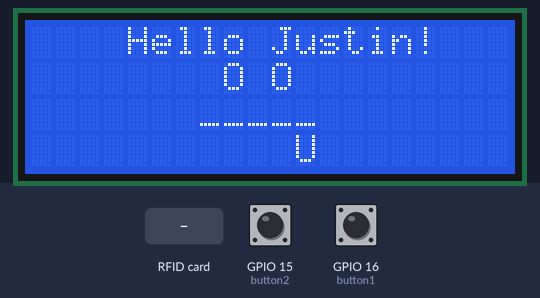
Recording of a sketch running on a simulated ESP8266 (NodeMCU). Shown: 20×4 character LCD. The inputs (shaded band) are chosen by the test bench; at power-on: GPIO 15 (button2) LOW, GPIO 16 (button1) LOW. WiFi joins after 1.5 s; servers stay silent unless stated; uploads are accepted with an empty reply; what the sketch prints to the serial monitor is not drawn.

Above: at 1.3 s.
At 9.5 s:
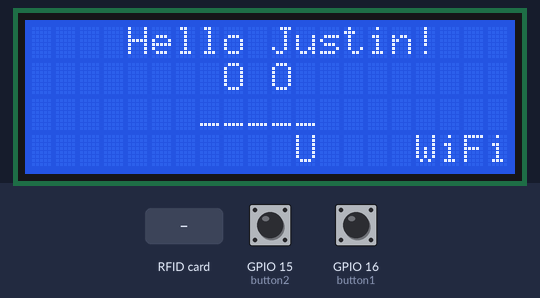
9.6 s: RFID card 5E 7A 19 C4 held to the reader
At 10.9 s:
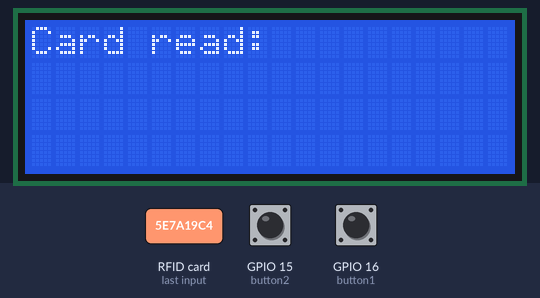
12.6 s: RFID card 5E 7A 19 C4 held to the reader
At 13.53 s:
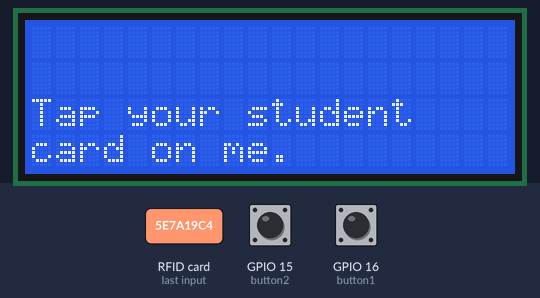
Timing chart, 0 to 15.6 s (numbered marks = the images above; inputs shaded):
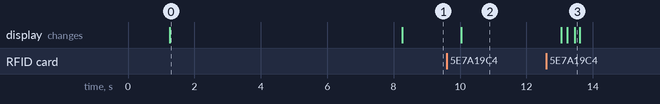

The sketch:

nodeTest.ino
```cpp
#include <ESP8266WiFi.h>
#include <ESP8266HTTPClient.h>
#include <LiquidCrystal_I2C.h>
#include <SPI.h>
#include <MFRC522.h>
// Required for LIGHT_SLEEP_T delay mode
extern "C" {
#include "user_interface.h"
}
//#include "MFRC522.h"
#define RST_PIN 4 // RST-PIN for RC522 - RFID - SPI - Modul GPIO15
#define SS_PIN  2  // SDA-PIN for RC522 - RFID - SPI - Modul GPIO2
MFRC522 rfid(SS_PIN, RST_PIN);   // Create MFRC522 instance
byte nuidPICC[4];

//Green
//LiquidCrystal_I2C lcd(0x3F, 20, 4);
//Blue
LiquidCrystal_I2C lcd(0x27, 20, 4);
//07460985636
//Create a different twitter feed and give credentials to Paul
const char* ssid = "AndroidWannaBe";
const char* password = "sgs8heyy";
//const char* ssid = "justin";
//const char* password = "prototype";
int button1 = 16; //D2(gpio4)
int button2 = 15;
int buttonState1=0;
int buttonState2=0;

void setup () {
  // The begin call takes the width and height. This
  // Should match the number provided to the constructor.
  Serial.begin(9600);

  lcd.begin(20,4);
  lcd.init();

  // Turn on the backlight.
  lcd.backlight();
  wipeLines(10);

  sayHello(0);

  pinMode(button1, INPUT);

  pinMode(button2, INPUT);
  delay(5000);
  WiFi.setAutoReconnect(true);
  WiFi.begin(ssid, password);

  while (WiFi.status() != WL_CONNECTED) {

    delay(1000);
    Serial.print("Connecting..");

  }
  Serial.print("WIFI Connected");
  lcd.setCursor(16, 3);
  lcd.print("WiFi");

  SPI.begin();           // Init SPI bus
  Serial.print("SPI Initialized");
  rfid.PCD_Init();    // Init MFRC522
  Serial.print("RFID Initialized");
  //delay(2000);
  //WiFi.mode(WIFI_STA);
  //wifi_set_sleep_type(LIGHT_SLEEP_T);
  //Serial.print("Delay passed");
}

 //Use two buttons to select between either tutorial mode, or the mode for basic tweet&weather&sms bot
void loop() {

   readRFID();

   buttonState1=digitalRead(button1); // put your main code here, to run repeatedly:
   if (buttonState1 == 1)
   {
     delay(2000);
   }
   buttonState2=digitalRead(button2);
   if (buttonState2 == 1)
   {
     delay(3000);
   }
   delay(200);
}

void readRFID(){
    // Look for new cards
    if ( ! rfid.PICC_IsNewCardPresent())
    {
      return;
    }
    // Select one of the cards
    if ( ! rfid.PICC_ReadCardSerial())
    {
      return;
    }
    //Show UID on serial monitor
    Serial.print("UID tag :");
    String content= "";
    byte letter;
    for (byte i = 0; i < rfid.uid.size; i++)
    {
       Serial.print(rfid.uid.uidByte[i] < 0x10 ? " 0" : " ");
       Serial.print(rfid.uid.uidByte[i], HEX);
       content.concat(String(rfid.uid.uidByte[i] < 0x10 ? " 0" : " "));
       content.concat(String(rfid.uid.uidByte[i], HEX));
    }
    Serial.println();
    Serial.print("Message : ");
    content.toUpperCase();
    content = content.substring(1);
    //Serial.println("AM I a happy person?START" + content.substring(1) + "END");
    confirmAttendance(content);
}

void confirmAttendance(String NUID){
   if(WiFi.status()== WL_CONNECTED){   //Check WiFi connection status
     HTTPClient http;    //Declare object of class HTTPClient

     http.begin("http://tweety.gq/APIRequests.php");      //Specify request destination
     http.addHeader("Content-Type", "text/plain");  //Specify content-type header

     String textSend = "Crd:" + NUID + "Node_1";
     //String textSend = "Crd:" + NUID + "Node_2";
     int httpCode = http.POST(textSend);   //Send the request
     //String payload = http.getString();                  //Get the response payload
     String toPrint = "Card read: " + http.getString();
     Serial.println(httpCode);   //Print HTTP return code
     Serial.println(toPrint);    //Print request response payload
     http.end();  //Close connection
     printLongToLCD(toPrint, 0);
     delay(3000);
     tutorialMode(0);
     loop();
   }else{
      Serial.println("Error in WiFi connection");
   }
}

boolean printLongToLCD(String textToPrint, int delayTime){
  Serial.println(textToPrint);
  int textLength = textToPrint.length();
  delay(delayTime);
  wipeLines(0);
  if(textLength > 140){
    textDidNotFit();
    return false;
  }else{
    int idx = 0;
    for(int i = 0; i < 4; i++){
      for(int j = 0; j < 20; j++){
        lcd.setCursor(j,i);
        lcd.print(textToPrint[idx]);
        idx++;
        if(idx == textLength){
          return true;
        }
      }
    }
    if(textLength > 80){
      textToPrint = textToPrint.substring(80,textLength);
      printLongToLCD(textToPrint,10000);
    }
    return true;
  }
}

void textDidNotFit(){
  wipeLines(10);
  lcd.setCursor(4, 0);
  lcd.print("Tweet is too long");
}

void sayHello(int delayTime){
  delay(delayTime);
  wipeLines(0);

  // Move the cursor characters to the right and
  // zero characters down (line 1).
  lcd.setCursor(4, 0);

  // Print HELLO to the screen, starting at 5,0.
  lcd.print("Hello Justin!");
  lcd.setCursor(7, 1);
  lcd.print(" O O ");
  lcd.setCursor(7, 2);
  lcd.print("_____");
  lcd.setCursor(7, 3);
  lcd.print("    U");
}

void tutorialMode(int delayTime){
  delay(delayTime);
  wipeLines(0);

  // Move the cursor characters to the right and
  // zero characters down (line 1).
  lcd.setCursor(0, 0);

  // Print HELLO to the screen, starting at 5,0.
  lcd.print("Check yourself!");
  lcd.setCursor(0,2);
  lcd.print("Tap your student");
  lcd.setCursor(0, 3);
  lcd.print("card on me.");
}

void wipeLines(int delayTime) {
  for (int y = 0; y < 4; y++) {
    for (int x = 0; x < 20; x++) {
      lcd.setCursor (x,y);
      lcd.print(" ");
      delay(delayTime);
    }
  }
}
```

Measured:
- after the input at 9.6 s, the display: changes after 0.44 s (image 2)
- after the input at 12.6 s, the display: first differs from a run without the input after 0.86 s (image 3)
- what the display in image 0 shows lasts 7.0 s, from 1.3 s to 8.3 s
